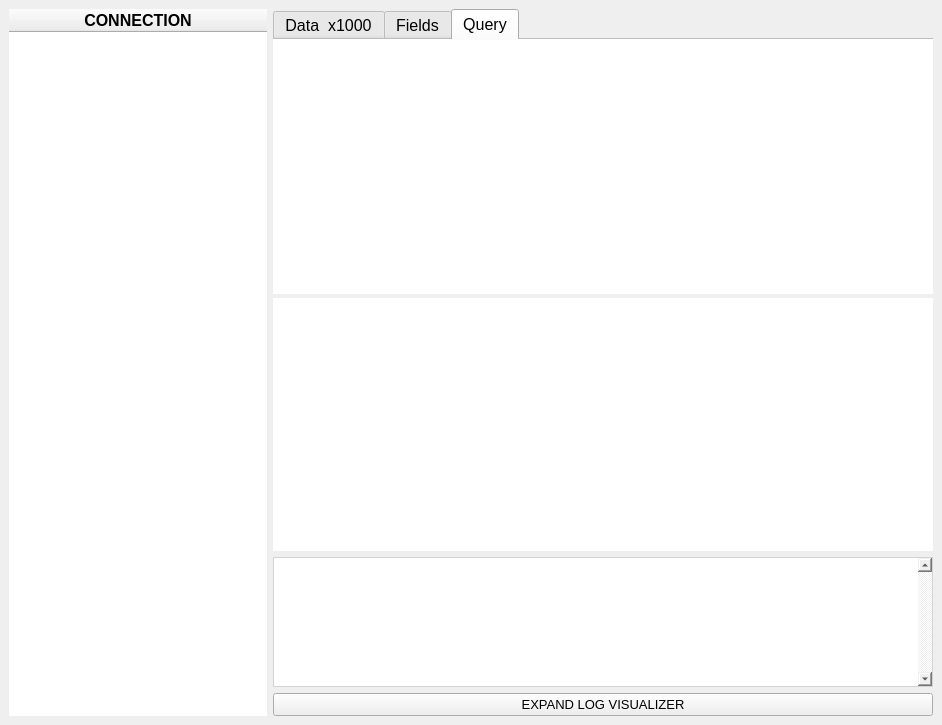
<?xml version="1.0" encoding="UTF-8"?>
<ui version="4.0">
 <class>SQLMANAGER</class>
 <widget class="QMainWindow" name="SQLMANAGER">
  <property name="windowModality">
   <enum>Qt::ApplicationModal</enum>
  </property>
  <property name="geometry">
   <rect>
    <x>0</x>
    <y>0</y>
    <width>942</width>
    <height>725</height>
   </rect>
  </property>
  <property name="sizePolicy">
   <sizepolicy hsizetype="Expanding" vsizetype="Expanding">
    <horstretch>0</horstretch>
    <verstretch>0</verstretch>
   </sizepolicy>
  </property>
  <property name="windowTitle">
   <string>SQL Manager</string>
  </property>
  <property name="windowOpacity">
   <double>1.000000000000000</double>
  </property>
  <property name="autoFillBackground">
   <bool>false</bool>
  </property>
  <property name="windowFilePath">
   <string/>
  </property>
  <property name="inputMethodHints">
   <set>Qt::ImhNone</set>
  </property>
  <property name="iconSize">
   <size>
    <width>24</width>
    <height>24</height>
   </size>
  </property>
  <property name="toolButtonStyle">
   <enum>Qt::ToolButtonTextBesideIcon</enum>
  </property>
  <property name="animated">
   <bool>true</bool>
  </property>
  <property name="documentMode">
   <bool>false</bool>
  </property>
  <property name="tabShape">
   <enum>QTabWidget::Rounded</enum>
  </property>
  <widget class="QWidget" name="centralwidget">
   <layout class="QGridLayout" name="gridLayout">
    <item row="0" column="0" rowspan="3">
     <widget class="QTreeWidget" name="tables_out">
      <property name="minimumSize">
       <size>
        <width>258</width>
        <height>0</height>
       </size>
      </property>
      <property name="maximumSize">
       <size>
        <width>258</width>
        <height>16777215</height>
       </size>
      </property>
      <property name="font">
       <font>
        <family>Arial</family>
        <pointsize>10</pointsize>
       </font>
      </property>
      <property name="contextMenuPolicy">
       <enum>Qt::CustomContextMenu</enum>
      </property>
      <property name="autoFillBackground">
       <bool>false</bool>
      </property>
      <property name="frameShape">
       <enum>QFrame::NoFrame</enum>
      </property>
      <property name="frameShadow">
       <enum>QFrame::Plain</enum>
      </property>
      <property name="lineWidth">
       <number>0</number>
      </property>
      <property name="verticalScrollBarPolicy">
       <enum>Qt::ScrollBarAsNeeded</enum>
      </property>
      <property name="horizontalScrollBarPolicy">
       <enum>Qt::ScrollBarAsNeeded</enum>
      </property>
      <property name="sizeAdjustPolicy">
       <enum>QAbstractScrollArea::AdjustToContents</enum>
      </property>
      <property name="horizontalScrollMode">
       <enum>QAbstractItemView::ScrollPerItem</enum>
      </property>
      <property name="headerHidden">
       <bool>false</bool>
      </property>
      <property name="columnCount">
       <number>1</number>
      </property>
      <attribute name="headerVisible">
       <bool>true</bool>
      </attribute>
      <attribute name="headerCascadingSectionResizes">
       <bool>true</bool>
      </attribute>
      <attribute name="headerDefaultSectionSize">
       <number>100</number>
      </attribute>
      <attribute name="headerHighlightSections">
       <bool>true</bool>
      </attribute>
      <column>
       <property name="text">
        <string>CONNECTION</string>
       </property>
       <property name="font">
        <font>
         <pointsize>12</pointsize>
         <weight>75</weight>
         <bold>true</bold>
        </font>
       </property>
       <property name="textAlignment">
        <set>AlignCenter</set>
       </property>
      </column>
     </widget>
    </item>
    <item row="0" column="1" colspan="2">
     <widget class="QTabWidget" name="tabs">
      <property name="sizePolicy">
       <sizepolicy hsizetype="Expanding" vsizetype="Expanding">
        <horstretch>0</horstretch>
        <verstretch>0</verstretch>
       </sizepolicy>
      </property>
      <property name="minimumSize">
       <size>
        <width>571</width>
        <height>541</height>
       </size>
      </property>
      <property name="sizeIncrement">
       <size>
        <width>9</width>
        <height>18</height>
       </size>
      </property>
      <property name="font">
       <font>
        <family>Arial</family>
        <pointsize>12</pointsize>
       </font>
      </property>
      <property name="focusPolicy">
       <enum>Qt::TabFocus</enum>
      </property>
      <property name="contextMenuPolicy">
       <enum>Qt::NoContextMenu</enum>
      </property>
      <property name="layoutDirection">
       <enum>Qt::LeftToRight</enum>
      </property>
      <property name="autoFillBackground">
       <bool>false</bool>
      </property>
      <property name="tabPosition">
       <enum>QTabWidget::North</enum>
      </property>
      <property name="tabShape">
       <enum>QTabWidget::Rounded</enum>
      </property>
      <property name="currentIndex">
       <number>2</number>
      </property>
      <property name="iconSize">
       <size>
        <width>15</width>
        <height>15</height>
       </size>
      </property>
      <property name="elideMode">
       <enum>Qt::ElideLeft</enum>
      </property>
      <property name="usesScrollButtons">
       <bool>false</bool>
      </property>
      <property name="documentMode">
       <bool>true</bool>
      </property>
      <property name="tabsClosable">
       <bool>false</bool>
      </property>
      <property name="movable">
       <bool>false</bool>
      </property>
      <property name="tabBarAutoHide">
       <bool>false</bool>
      </property>
      <widget class="QWidget" name="_data">
       <property name="sizePolicy">
        <sizepolicy hsizetype="Expanding" vsizetype="Expanding">
         <horstretch>0</horstretch>
         <verstretch>0</verstretch>
        </sizepolicy>
       </property>
       <attribute name="title">
        <string>Data  x1000</string>
       </attribute>
       <layout class="QGridLayout" name="gridLayout_2">
        <property name="leftMargin">
         <number>0</number>
        </property>
        <property name="topMargin">
         <number>0</number>
        </property>
        <property name="rightMargin">
         <number>2</number>
        </property>
        <property name="bottomMargin">
         <number>0</number>
        </property>
        <property name="horizontalSpacing">
         <number>6</number>
        </property>
        <item row="0" column="0">
         <widget class="QTableWidget" name="data_result">
          <property name="enabled">
           <bool>true</bool>
          </property>
          <property name="font">
           <font>
            <family>Arial</family>
            <pointsize>10</pointsize>
           </font>
          </property>
          <property name="contextMenuPolicy">
           <enum>Qt::CustomContextMenu</enum>
          </property>
          <property name="frameShape">
           <enum>QFrame::NoFrame</enum>
          </property>
          <property name="frameShadow">
           <enum>QFrame::Plain</enum>
          </property>
          <property name="lineWidth">
           <number>1</number>
          </property>
          <property name="sizeAdjustPolicy">
           <enum>QAbstractScrollArea::AdjustToContents</enum>
          </property>
          <property name="editTriggers">
           <set>QAbstractItemView::NoEditTriggers</set>
          </property>
          <property name="tabKeyNavigation">
           <bool>false</bool>
          </property>
          <property name="showDropIndicator" stdset="0">
           <bool>false</bool>
          </property>
          <property name="dragDropOverwriteMode">
           <bool>false</bool>
          </property>
          <property name="alternatingRowColors">
           <bool>true</bool>
          </property>
          <property name="showGrid">
           <bool>true</bool>
          </property>
          <property name="gridStyle">
           <enum>Qt::SolidLine</enum>
          </property>
          <property name="sortingEnabled">
           <bool>false</bool>
          </property>
          <property name="wordWrap">
           <bool>true</bool>
          </property>
          <property name="cornerButtonEnabled">
           <bool>true</bool>
          </property>
         </widget>
        </item>
       </layout>
      </widget>
      <widget class="QWidget" name="_desc">
       <property name="sizePolicy">
        <sizepolicy hsizetype="Expanding" vsizetype="Expanding">
         <horstretch>0</horstretch>
         <verstretch>0</verstretch>
        </sizepolicy>
       </property>
       <attribute name="title">
        <string>Fields</string>
       </attribute>
       <layout class="QGridLayout" name="gridLayout_3">
        <property name="leftMargin">
         <number>0</number>
        </property>
        <property name="topMargin">
         <number>0</number>
        </property>
        <property name="rightMargin">
         <number>2</number>
        </property>
        <property name="bottomMargin">
         <number>0</number>
        </property>
        <property name="horizontalSpacing">
         <number>6</number>
        </property>
        <property name="verticalSpacing">
         <number>0</number>
        </property>
        <item row="0" column="0">
         <widget class="QTableWidget" name="desc_result">
          <property name="font">
           <font>
            <family>Arial</family>
           </font>
          </property>
          <property name="contextMenuPolicy">
           <enum>Qt::CustomContextMenu</enum>
          </property>
          <property name="frameShape">
           <enum>QFrame::NoFrame</enum>
          </property>
          <property name="frameShadow">
           <enum>QFrame::Plain</enum>
          </property>
          <property name="lineWidth">
           <number>1</number>
          </property>
          <property name="sizeAdjustPolicy">
           <enum>QAbstractScrollArea::AdjustToContents</enum>
          </property>
          <property name="autoScroll">
           <bool>true</bool>
          </property>
          <property name="tabKeyNavigation">
           <bool>false</bool>
          </property>
          <property name="showDropIndicator" stdset="0">
           <bool>false</bool>
          </property>
          <property name="dragDropOverwriteMode">
           <bool>false</bool>
          </property>
          <property name="alternatingRowColors">
           <bool>true</bool>
          </property>
          <property name="showGrid">
           <bool>true</bool>
          </property>
          <property name="gridStyle">
           <enum>Qt::SolidLine</enum>
          </property>
          <property name="sortingEnabled">
           <bool>false</bool>
          </property>
          <property name="wordWrap">
           <bool>true</bool>
          </property>
          <property name="cornerButtonEnabled">
           <bool>true</bool>
          </property>
         </widget>
        </item>
       </layout>
      </widget>
      <widget class="QWidget" name="_query">
       <property name="sizePolicy">
        <sizepolicy hsizetype="Expanding" vsizetype="Expanding">
         <horstretch>0</horstretch>
         <verstretch>0</verstretch>
        </sizepolicy>
       </property>
       <attribute name="title">
        <string>Query</string>
       </attribute>
       <layout class="QGridLayout" name="gridLayout_4">
        <property name="leftMargin">
         <number>0</number>
        </property>
        <property name="topMargin">
         <number>0</number>
        </property>
        <property name="rightMargin">
         <number>0</number>
        </property>
        <property name="bottomMargin">
         <number>0</number>
        </property>
        <property name="horizontalSpacing">
         <number>6</number>
        </property>
        <property name="verticalSpacing">
         <number>4</number>
        </property>
        <item row="2" column="0">
         <widget class="QTableWidget" name="result_out">
          <property name="sizePolicy">
           <sizepolicy hsizetype="Expanding" vsizetype="Expanding">
            <horstretch>0</horstretch>
            <verstretch>0</verstretch>
           </sizepolicy>
          </property>
          <property name="maximumSize">
           <size>
            <width>16777215</width>
            <height>300</height>
           </size>
          </property>
          <property name="font">
           <font>
            <family>Arial</family>
            <pointsize>10</pointsize>
           </font>
          </property>
          <property name="contextMenuPolicy">
           <enum>Qt::CustomContextMenu</enum>
          </property>
          <property name="frameShape">
           <enum>QFrame::NoFrame</enum>
          </property>
          <property name="frameShadow">
           <enum>QFrame::Plain</enum>
          </property>
          <property name="lineWidth">
           <number>1</number>
          </property>
          <property name="sizeAdjustPolicy">
           <enum>QAbstractScrollArea::AdjustToContents</enum>
          </property>
          <property name="editTriggers">
           <set>QAbstractItemView::NoEditTriggers</set>
          </property>
          <property name="tabKeyNavigation">
           <bool>false</bool>
          </property>
          <property name="showDropIndicator" stdset="0">
           <bool>false</bool>
          </property>
          <property name="dragDropOverwriteMode">
           <bool>false</bool>
          </property>
          <property name="alternatingRowColors">
           <bool>true</bool>
          </property>
          <property name="showGrid">
           <bool>true</bool>
          </property>
          <property name="gridStyle">
           <enum>Qt::SolidLine</enum>
          </property>
          <property name="sortingEnabled">
           <bool>false</bool>
          </property>
          <property name="wordWrap">
           <bool>true</bool>
          </property>
          <property name="cornerButtonEnabled">
           <bool>false</bool>
          </property>
         </widget>
        </item>
        <item row="1" column="0">
         <widget class="QPlainTextEdit" name="query_in">
          <property name="sizePolicy">
           <sizepolicy hsizetype="Expanding" vsizetype="Expanding">
            <horstretch>0</horstretch>
            <verstretch>0</verstretch>
           </sizepolicy>
          </property>
          <property name="baseSize">
           <size>
            <width>0</width>
            <height>0</height>
           </size>
          </property>
          <property name="font">
           <font>
            <family>Arial</family>
            <pointsize>11</pointsize>
           </font>
          </property>
          <property name="cursor" stdset="0">
           <cursorShape>ArrowCursor</cursorShape>
          </property>
          <property name="mouseTracking">
           <bool>false</bool>
          </property>
          <property name="contextMenuPolicy">
           <enum>Qt::CustomContextMenu</enum>
          </property>
          <property name="autoFillBackground">
           <bool>false</bool>
          </property>
          <property name="inputMethodHints">
           <set>Qt::ImhDate|Qt::ImhDialableCharactersOnly|Qt::ImhDigitsOnly|Qt::ImhEmailCharactersOnly|Qt::ImhExclusiveInputMask|Qt::ImhFormattedNumbersOnly|Qt::ImhHiddenText|Qt::ImhLatinOnly|Qt::ImhLowercaseOnly|Qt::ImhMultiLine|Qt::ImhNoAutoUppercase|Qt::ImhNoEditMenu|Qt::ImhNoPredictiveText|Qt::ImhNoTextHandles|Qt::ImhPreferLatin|Qt::ImhPreferLowercase|Qt::ImhPreferNumbers|Qt::ImhPreferUppercase|Qt::ImhSensitiveData|Qt::ImhTime|Qt::ImhUppercaseOnly|Qt::ImhUrlCharactersOnly</set>
          </property>
          <property name="frameShape">
           <enum>QFrame::NoFrame</enum>
          </property>
          <property name="frameShadow">
           <enum>QFrame::Plain</enum>
          </property>
          <property name="lineWidth">
           <number>1</number>
          </property>
          <property name="midLineWidth">
           <number>0</number>
          </property>
          <property name="sizeAdjustPolicy">
           <enum>QAbstractScrollArea::AdjustToContents</enum>
          </property>
          <property name="plainText">
           <string notr="true"/>
          </property>
          <property name="backgroundVisible">
           <bool>false</bool>
          </property>
          <property name="centerOnScroll">
           <bool>false</bool>
          </property>
         </widget>
        </item>
       </layout>
      </widget>
     </widget>
    </item>
    <item row="1" column="1" colspan="2">
     <widget class="QPlainTextEdit" name="console_out">
      <property name="minimumSize">
       <size>
        <width>660</width>
        <height>130</height>
       </size>
      </property>
      <property name="maximumSize">
       <size>
        <width>16777215</width>
        <height>130</height>
       </size>
      </property>
      <property name="font">
       <font>
        <family>Arial</family>
        <pointsize>12</pointsize>
       </font>
      </property>
      <property name="contextMenuPolicy">
       <enum>Qt::CustomContextMenu</enum>
      </property>
      <property name="styleSheet">
       <string notr="true">border:1px solid lightgrey;</string>
      </property>
      <property name="frameShape">
       <enum>QFrame::NoFrame</enum>
      </property>
      <property name="frameShadow">
       <enum>QFrame::Plain</enum>
      </property>
      <property name="lineWidth">
       <number>1</number>
      </property>
      <property name="midLineWidth">
       <number>0</number>
      </property>
      <property name="verticalScrollBarPolicy">
       <enum>Qt::ScrollBarAlwaysOn</enum>
      </property>
      <property name="horizontalScrollBarPolicy">
       <enum>Qt::ScrollBarAlwaysOff</enum>
      </property>
      <property name="sizeAdjustPolicy">
       <enum>QAbstractScrollArea::AdjustToContents</enum>
      </property>
      <property name="undoRedoEnabled">
       <bool>false</bool>
      </property>
      <property name="readOnly">
       <bool>true</bool>
      </property>
      <property name="plainText">
       <string/>
      </property>
      <property name="backgroundVisible">
       <bool>false</bool>
      </property>
      <property name="centerOnScroll">
       <bool>false</bool>
      </property>
     </widget>
    </item>
    <item row="2" column="1" colspan="2">
     <widget class="QPushButton" name="openConsole">
      <property name="font">
       <font>
        <family>Arial</family>
        <pointsize>10</pointsize>
       </font>
      </property>
      <property name="text">
       <string>EXPAND LOG VISUALIZER</string>
      </property>
      <property name="default">
       <bool>false</bool>
      </property>
      <property name="flat">
       <bool>false</bool>
      </property>
     </widget>
    </item>
   </layout>
  </widget>
  <action name="actionImport_Query">
   <property name="text">
    <string>Load SQL File</string>
   </property>
   <property name="shortcut">
    <string>Ctrl+W</string>
   </property>
   <property name="shortcutContext">
    <enum>Qt::WidgetWithChildrenShortcut</enum>
   </property>
  </action>
  <action name="actionExport_Query">
   <property name="text">
    <string>Execute SQL File</string>
   </property>
   <property name="shortcut">
    <string>Ctrl+E</string>
   </property>
  </action>
  <action name="actionCompile">
   <property name="text">
    <string>Execute Query</string>
   </property>
   <property name="shortcut">
    <string>Ctrl+Return</string>
   </property>
  </action>
  <action name="actionExecute_Selected">
   <property name="text">
    <string>Execute Selected</string>
   </property>
   <property name="shortcut">
    <string>Ctrl+Shift+Return</string>
   </property>
  </action>
  <action name="actionAbout">
   <property name="text">
    <string>About</string>
   </property>
  </action>
  <action name="actionDocuments">
   <property name="text">
    <string>Documents</string>
   </property>
  </action>
  <action name="actionCopy">
   <property name="text">
    <string>Copy</string>
   </property>
   <property name="shortcut">
    <string>Ctrl+C</string>
   </property>
  </action>
  <action name="actionPaste">
   <property name="text">
    <string>Paste</string>
   </property>
   <property name="shortcut">
    <string>Ctrl+V</string>
   </property>
  </action>
  <action name="actionCrop">
   <property name="text">
    <string>Crop</string>
   </property>
   <property name="shortcut">
    <string>Ctrl+X</string>
   </property>
  </action>
  <action name="actionSelect_All">
   <property name="text">
    <string>Select All</string>
   </property>
   <property name="shortcut">
    <string>Ctrl+A</string>
   </property>
  </action>
  <action name="actionInvert_Selection">
   <property name="text">
    <string>Invert Selection</string>
   </property>
   <property name="shortcut">
    <string>Ctrl+Shift+A</string>
   </property>
  </action>
  <action name="actionExit">
   <property name="text">
    <string>Exit</string>
   </property>
  </action>
  <action name="actionRefresh_Database">
   <property name="text">
    <string>Refresh Database</string>
   </property>
   <property name="shortcut">
    <string>Ctrl+R</string>
   </property>
  </action>
 </widget>
 <tabstops>
  <tabstop>tables_out</tabstop>
  <tabstop>data_result</tabstop>
  <tabstop>desc_result</tabstop>
  <tabstop>result_out</tabstop>
  <tabstop>console_out</tabstop>
  <tabstop>openConsole</tabstop>
  <tabstop>tabs</tabstop>
 </tabstops>
 <resources/>
 <connections/>
</ui>
